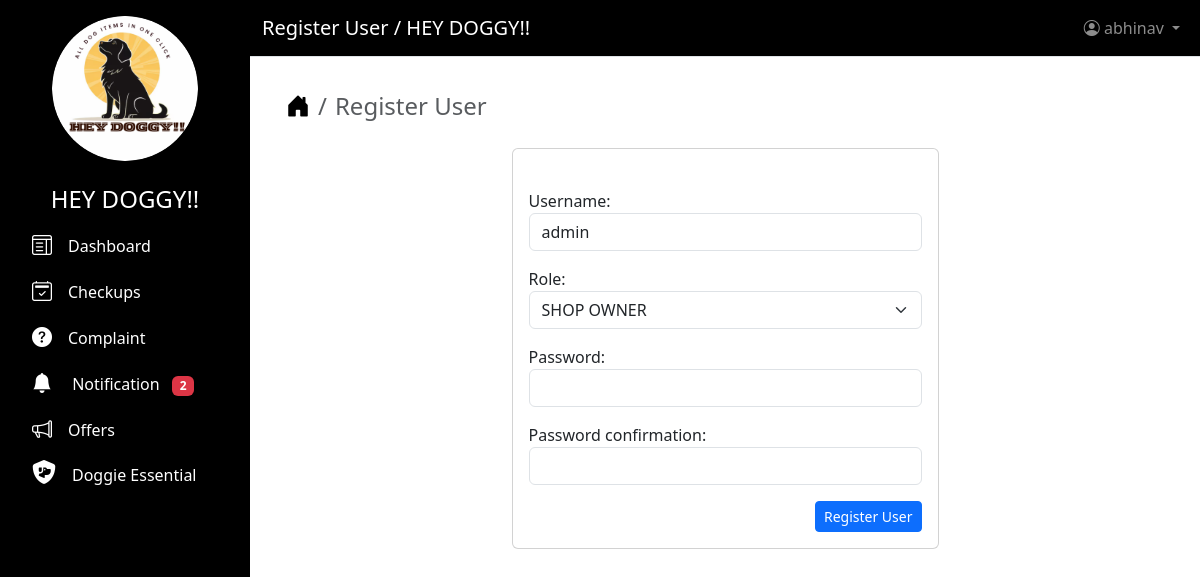
The app's page /update/users/1 (signed in) with its own data.
### users/models.py (models this page shows)
class CustomUser(AbstractUser):
    ROLE = (("SHOP OWNER", "SHOP OWNER"),)
    role = models.CharField(max_length=200, choices=ROLE, blank=True)

### users/views.py (the view, shortened to what this page needs)
# urls.py: path("update/users/<int:pk>", views.update_users, name="update_users"),
@login_required(login_url="signup")
def update_users(request, pk):
    to_update = get_object_or_404(CustomUser, id=pk)
    context = {
        "page_title": "Register User",
        "form": UserRegisterForm(instance=to_update),
        "counts": Notification.objects.filter(
            is_read=False, username=request.user
        ).count(),
    }
    return render(request, "add_update_users.html", context)

### users/forms.py
class UserRegisterForm(UserCreationForm):
    class Meta:
        model = CustomUser
        fields = ["username", "role"]
        widgets = {
            "username": forms.TextInput(attrs={"class": "form-control"}),
            "email": forms.EmailInput(attrs={"class": "form-control"}),
            "first_name": forms.TextInput(attrs={"class": "form-control"}),
            "last_name": forms.TextInput(attrs={"class": "form-control"}),
            "role": forms.Select(attrs={"class": "form-select"}),
        }
    def __init__(self, *args, **kwargs):
        super().__init__(*args, **kwargs)
        self.fields["username"].help_text = " "
        self.fields["password1"].help_text = ""
        self.fields["password2"].help_text = ""
        self.fields["password1"].widget = forms.PasswordInput(
            attrs={"class": "form-control"}
        )
        self.fields["password2"].widget = forms.PasswordInput(
            attrs={"class": "form-control"}
        )

### users/templates/add_update_users.html (shortened to what this page needs)
{% extends "base.html" %}
{% block content %}
    <div class="container  mt-2">
        <nav aria-label="breadcrumb">
            <ol class="breadcrumb fs-4">
                <li class="breadcrumb-item">
                    <a href="{% url 'home' %}" class="text-decoration-none text-black"><i class="bi bi-house-door-fill"></i></a>
                </li>
                <li class="breadcrumb-item active " aria-current="page">{{ page_title }}</li>
            </ol>
        </nav>
    </div>
    <div class="container  mt-4">
        <div class="row">
            <div class="col-md-6 mx-auto">
                <div class="card">
                    <div class="card-body mt-4">
                        <form method="post">
                            {{ form.as_p }}
                            <div class="d-grid gap-2 d-md-flex justify-content-md-end">
                            <button type="submit" class="btn btn-primary btn-sm">{{ page_title }}</button>
                            </div>
                        </form>
                    </div>
                </div>
            </div>
        </div>
    </div>
{% endblock content %}

### users/templates/base.html (shortened to what this page needs)
<!DOCTYPE html>
<html lang="en">
  <head>
    {% load static %}
    <link href="https://cdnjs.cloudflare.com/ajax/libs/font-awesome/6.5.0/css/all.min.css"
          rel="stylesheet">
    <link rel="stylesheet"
          href="https://cdn.jsdelivr.net/npm/bootstrap-icons@1.11.3/font/bootstrap-icons.min.css">
    <link rel="stylesheet"
          href="https://cdnjs.cloudflare.com/ajax/libs/bootstrap/5.3.2/css/bootstrap.min.css" />
  </head>
  <body>
    <nav class="sidebar text-white p-3">
      <div class="d-grid col-8 mx-auto">
        <img src="{% static 'image/09.png' %}"
             alt="Logo"
             class="img-fluid rounded-circle"
             height="100"
             width="160">
      </div>
      <ul class="nav flex-column">
        <li class="nav-item">
          <h4 class="text-center mt-4">HEY DOGGY!!</h4>
        </li>
        <li class="nav-item">
          <a class="nav-link active text-decoration-none text-white"
             href="{% url 'dashboard' %}">
            <i class="bi bi-layout-text-window fs-5"></i><span class="ms-3">Dashboard</span>
          </a>
        </li>
        {% if request.user.role != "SHOP OWNER"%}
        <li class="nav-item">
          <a class="nav-link active text-decoration-none text-white"
             href="{% url 'booking_appointment' %}">
            <i class="bi bi-calendar2-check fs-5"></i><span class="ms-3">Checkups</span>
          </a>
        </li>
        <li class="nav-item">
          <a class="nav-link active text-decoration-none text-white"
             href="{% url 'view_complaints' %}">
            <i class="bi bi-question-circle-fill fs-5"></i><span class="ms-3">Complaint</span>
          </a>
        </li>
        {% endif %}
        <li class="nav-item">
          <a class="nav-link active text-decoration-none text-white"
             href="{% url 'notification' %}">
            <i class="bi bi-bell-fill fs-5"></i>
            <span class="ms-3">Notification</span>
            <span class="badge bg-danger ms-2">{{ counts }}</span>
          </a>
        </li>
        <li class="nav-item">
          <a class="nav-link active text-decoration-none text-white"
             href="{% url 'view_offers' %}">
            <i class="bi bi-megaphone fs-5"></i><span class="ms-3">Offers</span>
          </a>
        </li>
        <li class="nav-item">
          <a class="nav-link active text-decoration-none text-white"
             href="{% url 'view_shop' %}">
            <i class="fa-solid fa-shield-dog fs-4"></i><span class="ms-3">Doggie Essential</span>
          </a>
        </li>
      </ul>
    </nav>
    <div class="main-content">
      <nav class="navbar navbar-expand-lg navbar-dark border-bottom"
           style="background-color: #000000">
        <div class="container-fluid">
          <a class="navbar-brand text-white" href="#">{{ page_title }} / HEY DOGGY!!</a>
          <ul class="navbar-nav ms-auto">
            <li class="nav-item dropdown">
              <a class="nav-link dropdown-toggle"
                 href="#"
                 id="navbarDropdown"
                 role="button"
                 data-bs-toggle="dropdown">
                <i class="bi bi-person-circle"></i> {{ user }}
              </a>
            </li>
          </ul>
        </div>
      </nav>
      <div class="content-area p-4">
        {% block content %}
        {% endblock content %}
      </div>
    </div>
  </body>
</html>

### users/templates/base.html (style rules this page uses)
body { margin: 0; padding: 0; overflow-x: hidden; }
nav.sidebar { position: fixed; top: 0; left: 0; height: 100vh; width: 250px; background-color: #000000; color: white; z-index: 1000; overflow-y: auto; }
nav.sidebar .nav-link { transition: background-color 0.3s ease, color 0.3s ease; }
.main-content { margin-left: 250px; width: calc(100% - 250px); }
nav.navbar { position: fixed; top: 0; left: 250px; width: calc(100% - 250px); z-index: 1001; }
.content-area { margin-top: 56px; }

### records on screen
CustomUser: username "abhinav"
CustomUser: username "admin", role "SHOP OWNER"

### other values on screen
{{ counts }} "2"
{{ page_title }} "Register User"
